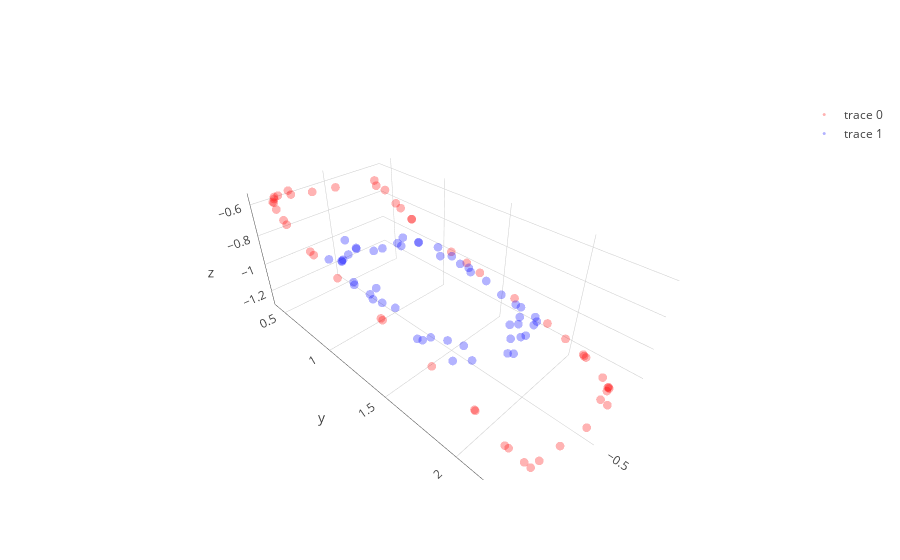

Write notebook code for a chart like this one.
### Code cell
learning_rate = 0.8; beta1=0.9; beta2=0.9999; adam_e = 1e-8 

l1 = PCA_layer(2,3)
l1b= batch_norm()
l2 = PCA_layer(3,3)
l2b= batch_norm()
l3 = PCA_layer(3,2)

mini_batch_size    = 50
training_iteration = 400

copyX = np.copy(X)
for iter in range(training_iteration):

    copyX = shuffle(copyX)
    for current_batch_index in range(0,len(X),mini_batch_size):
        current_batch = copyX[current_batch_index:current_batch_index+mini_batch_size]
        layer1,layer1_var = l1.feed_non(current_batch,2)
        layer1bn = l1b.feed(layer1)
        layer2,layer2_var = l2.feed_non(layer1bn,2)
        layer2bn = l2b.feed(layer2)
        layer3,layer3_var = l3.feed_linear(layer2bn)

        sys.stdout.write("Iter: " + str(iter) + " " + str(layer1_var.mean() + layer2_var.mean() + layer3_var.mean()) + '\r')
        sys.stdout.flush()
        
        grad3 = l3.back_linear()
        grad2bn = l2b.back(grad3)
        grad2 = l2.back_non(grad2bn)
        grad1bn = l1b.back(grad2)
        grad1 = l1.back_non(grad1bn)
   
layer1,layer1_var = l1.feed_non(X,0)
layer1bn = l1b.feed(layer1)
layer2,layer2_var = l2.feed_non(layer1bn,0)
layer2bn = l2b.feed(layer2)
layer3,layer3_var = l3.feed_linear(layer2bn)

trace1 = go.Scatter3d(
    x=layer2[y==0,0],
    y=layer2[y==0,1],
    z=layer2[y==0,2],
    mode='markers',
    line=dict(color='red',width=0.5),
    marker=dict(size=3,opacity=0.3)
)
trace2 = go.Scatter3d(
    x=layer2[y==1,0],
    y=layer2[y==1,1],
    z=layer2[y==1,2],
    mode='markers',
    line=dict(color='blue',width=0.5),
    marker=dict(size=3,opacity=0.3)
)
data = [trace1,trace2]
fig  = go.Figure(data=data)
iplot(fig)

plt.figure(figsize=(8,6))
plt.scatter(layer3[y==0, 0], layer3[y==0, 1], color='red', alpha=0.5)
plt.scatter(layer3[y==1, 0], layer3[y==1, 1], color='blue', alpha=0.5)
plt.show()

### Figure 1 — Plotly figure (JSON) as saved in the notebook; plotly's stock layout.template omitted (floating-point values rounded to 4 significant figures)
{"data": [{"line": {"color": "red", "width": 0.5}, "marker": {"opacity": 0.3, "size": 3}, "mode": "markers", "type": "scatter3d", "uid": "6c399b73-73a3-45a8-9434-de4eae5c4518", "x": [-0.9086, -0.8804, -0.0293, -0.3591, -0.1361, -0.8941, -0.9146, -0.03992, -0.8018, -0.919, -0.04115, -0.05814, -0.02685, -0.0304, -0.8359, -0.0331, -0.9145, -0.2148, -0.1501, -0.1061, -0.302, -0.8968, -0.03907, -0.08122, -0.91, -0.8669, -0.848, -0.07428, -0.9073, -0.888, -0.7091, -0.04909, -0.02474, -0.7397, -0.02573, -0.8804, -0.09872, -0.9003, -0.2194, -0.8339, -0.08515, -0.5273, -0.06921, -0.06326, -0.5138, -0.02799, -0.8988, -0.8572, -0.9112, -0.8497], "y": [0.6224, 2.126, 2.061, 0.4515, 0.4585, 0.4832, 1.097, 0.9354, 2.303, 0.7188, 0.9033, 0.6324, 1.817, 1.493, 0.465, 1.148, 0.7267, 0.435, 2.323, 0.4708, 2.333, 1.984, 2.237, 0.5088, 1.235, 2.243, 0.4339, 0.5109, 1.618, 2.111, 2.314, 0.6787, 2.069, 2.344, 2.226, 2.108, 0.482, 1.858, 0.4519, 2.293, 2.323, 0.4493, 2.299, 0.5608, 2.351, 1.484, 0.5857, 2.29, 1.344, 2.296], "z": [-0.8382, -1.2, -0.9597, -0.6063, -0.5588, -0.7447, -0.9886, -0.7111, -1.261, -0.8912, -0.7041, -0.6256, -0.8846, -0.8193, -0.7018, -0.7508, -0.8872, -0.5592, -1.159, -0.5542, -1.199, -1.167, -1.049, -0.5692, -1.009, -1.256, -0.6771, -0.5621, -1.085, -1.205, -1.243, -0.6325, -0.9564, -1.284, -1.03, -1.19, -0.5602, -1.132, -0.58, -1.269, -1.137, -0.6277, -1.11, -0.587, -1.249, -0.8124, -0.8118, -1.286, -1.034, -1.285]}, {"line": {"color": "blue", "width": 0.5}, "marker": {"opacity": 0.3, "size": 3}, "mode": "markers", "type": "scatter3d", "uid": "cdcf8b8d-fd70-474f-ab80-e2146cb7cd3f", "x": [-0.8182, -0.7951, -0.3329, -0.7205, -0.1834, -0.59, -0.4081, -0.8191, -0.7227, -0.3288, -0.6191, -0.808, -0.1857, -0.1889, -0.8239, -0.2904, -0.4451, -0.1122, -0.741, -0.2023, -0.5882, -0.7976, -0.2543, -0.2469, -0.1685, -0.7906, -0.8013, -0.5389, -0.1492, -0.5988, -0.4715, -0.1246, -0.4703, -0.2552, -0.6317, -0.1238, -0.1374, -0.125, -0.7899, -0.1981, -0.3176, -0.7183, -0.1817, -0.1385, -0.7449, -0.6671, -0.8065, -0.1211, -0.6601, -0.8174], "y": [1.191, 1.365, 0.8914, 0.998, 1.4, 0.9872, 0.9554, 1.822, 1.784, 0.8999, 1.795, 1.73, 0.9604, 1.646, 1.325, 1.766, 1.916, 1.168, 1.167, 1.229, 0.9551, 1.702, 1.852, 1.701, 1.808, 1.851, 1.276, 1.862, 1.341, 1.883, 1.933, 1.3, 0.9581, 0.925, 1.89, 1.146, 1.261, 0.933, 1.604, 0.9551, 0.8092, 1.003, 0.9673, 1.644, 1.862, 1.816, 1.083, 1.626, 0.9234, 1.469], "z": [-0.9404, -0.9649, -0.8058, -0.8799, -0.8814, -0.8586, -0.8303, -1.06, -1.028, -0.8074, -1.014, -1.037, -0.7978, -0.9269, -0.9665, -0.9678, -1.021, -0.8199, -0.9171, -0.855, -0.8513, -1.028, -0.9813, -0.948, -0.9555, -1.058, -0.9508, -1.019, -0.863, -1.032, -1.029, -0.8487, -0.8381, -0.8027, -1.038, -0.8198, -0.8455, -0.7748, -1.006, -0.7993, -0.7819, -0.8805, -0.7985, -0.9145, -1.05, -1.025, -0.9163, -0.9061, -0.8536, -0.9898]}], "layout": {}}
